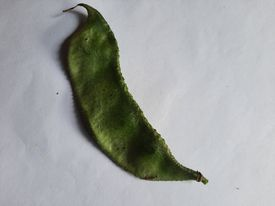
#> input picture IMAGE SEGMETATION/556.jpg, 275 x 206 px
$ jupyter execute 'image segmentation.ipynb'
#> lines starting #> are read from the running program, lines starting #| are printed output that depends on the picture; after the words box and inside, x2 and y2 are one past the last pixel; in counts of white or black regions, pixels touching at a corner belong together
[cell 1]
import tensorflow as tf

[cell 2]
import cv2
import numpy as np
from skimage import io
from skimage.transform import rotate, AffineTransform, warp
import matplotlib.pyplot as plt
import random
from skimage import img_as_ubyte
import os
from skimage.util import random_noise

[cell 3]
image = cv2.imread(r"556.jpg")
#> image is the input picture: shape (206, 275, 3); mean B, G, R 162, 163.2, 160.3

[cell 4]
image= cv2.cvtColor(image, cv2.COLOR_RGB2BGR)

[cell 5]
image

[cell 6]
plt.imshow(image)
plt.show()

[cell 7]
gray = cv2.cvtColor(image,cv2.COLOR_BGR2GRAY)
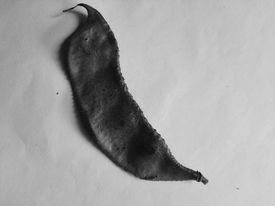
#> gray: shape (206, 275); min 5, max 231, mean 162.4
ret, thresh = cv2.threshold(gray,0,255,cv2.THRESH_BINARY_INV+cv2.THRESH_OTSU)
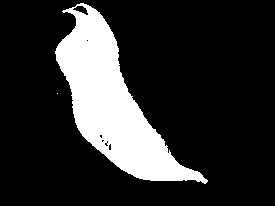
#> thresh: shape (206, 275); 18.3% white; 2 white regions (1 under 20 px), largest, box (x1, y1, x2, y2) and area: (55, 3, 208, 184) 10387
#> ret = 118

[cell 8]
plt.imshow(gray)
plt.show()

[cell 9]
plt.imshow(thresh)
plt.show()

[cell 10]
# noise removal
kernel = np.ones((3,3),np.uint8)
opening = cv2.morphologyEx(thresh,cv2.MORPH_OPEN,kernel, iterations = 2)
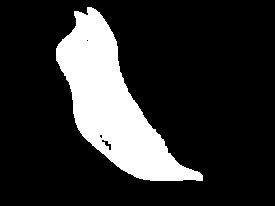
#> opening: shape (206, 275); 18% white; 1 white region, box (x1, y1, x2, y2) and area: (56, 7, 203, 181) 10225
# sure background area
sure_bg = cv2.dilate(opening,kernel,iterations=3)
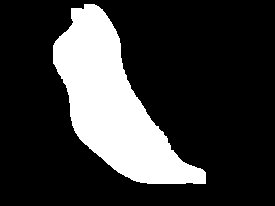
#> sure_bg: shape (206, 275); 21.6% white; 1 white region, box (x1, y1, x2, y2) and area: (53, 4, 206, 184) 12261
# Finding sure foreground area
dist_transform = cv2.distanceTransform(opening,cv2.DIST_L2,5)
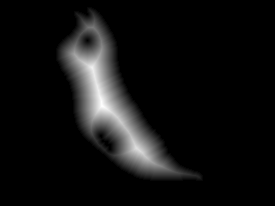
#> dist_transform: shape (206, 275) float32; min 0, max 29.2, mean 2; drawn with min black and max white
ret, sure_fg = cv2.threshold(dist_transform,0.7*dist_transform.max(),255,0)
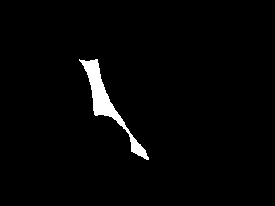
#> sure_fg: shape (206, 275) float32; 2.2% white; 1 white region, box (x1, y1, x2, y2) and area: (79, 59, 149, 160) 1252
#> ret = 20.44
# Finding unknown region
sure_fg = np.uint8(sure_fg)
unknown = cv2.subtract(sure_bg,sure_fg)
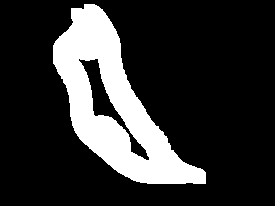
#> unknown: shape (206, 275); 19.4% white; 1 white region, box (x1, y1, x2, y2) and area: (53, 4, 206, 184) 11009

[cell 11]
plt.imshow(dist_transform, cmap = 'gray')

[cell 12]
fig = plt.figure(figsize = (20, 10)) # to change figsize
plt.subplot(131)
plt.imshow(sure_bg, cmap = 'gray')
plt.title('Sure background, dilated')

plt.subplot(132)
plt.imshow(sure_fg, cmap = 'gray')
plt.title('Sure foreground, eroded')

plt.subplot(133)
plt.imshow(unknown, cmap = 'gray')
plt.title('Subtracted image, black - sure bg & fg')
plt.tight_layout()

# plt.subplots_adjust(wspace = 3)
# fine tuning
# f.subplots_adjust(wspace=3)

[cell 13]
ret, markers = cv2.connectedComponents(sure_fg)
#> ret = 2

markers = markers + 1

markers[unknown==255] = 0
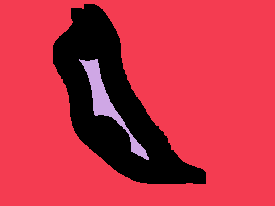
#> markers: shape (206, 275) int32; 3 distinct labels, from 0 to 2; one colour per label, 0 black

fig = plt.figure(figsize = (20, 10)) # to change figsize
plt.subplot(121)
plt.imshow(markers, cmap = 'gray')
plt.subplot(122)
plt.imshow(markers)

[cell 14]
markers = cv2.watershed(image, markers)
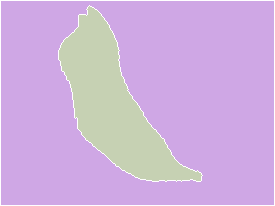
#> markers: shape (206, 275) int32; 3 distinct labels, from -1 to 2; one colour per label, 0 black, -1 white
image[markers == -1] = [0, 255,0]
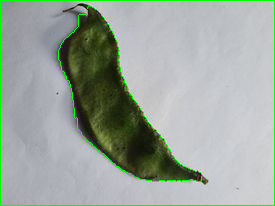
#> image: shape (206, 275, 3); mean R, G, B 156.3, 165.6, 157.9
